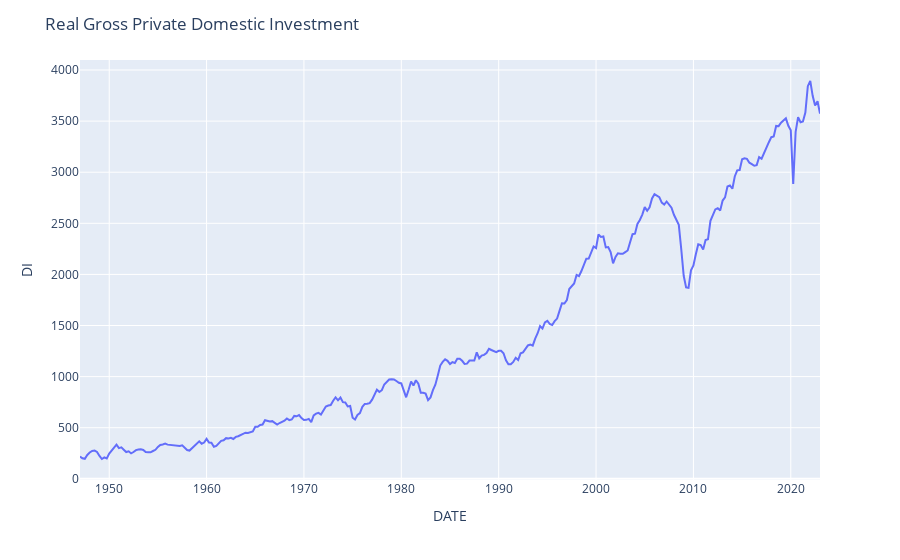

Source (notebook cell):
### Markdown cell above
Import the time series and plot the data. Is a deterministic trend present in the data?

### Code cell
fig = px.line(df, x='DATE', y='DI')
fig.update_layout(title='Real Gross Private Domestic Investment')
fig.show()

### Figure 1 — Plotly figure (JSON) as saved in the notebook; plotly's stock layout.template omitted (floating-point values rounded to 4 significant figures; data arrays with more than 128 entries replaced by an {"elided": "..."} marker saying what was removed)
{"data": [{"hovertemplate": "DATE=%{x}<br>DI=%{y}<extra></extra>", "legendgroup": "", "line": {"color": "#636efa", "dash": "solid"}, "marker": {"symbol": "circle"}, "mode": "lines", "name": "", "orientation": "v", "showlegend": false, "type": "scatter", "x": {"elided": "305 str values"}, "xaxis": "x", "y": {"elided": "305 float values"}, "yaxis": "y"}], "layout": {"legend": {"tracegroupgap": 0}, "margin": {"t": 60}, "title": {"text": "Real Gross Private Domestic Investment"}, "xaxis": {"anchor": "y", "domain": [0, 1], "title": {"text": "DATE"}}, "yaxis": {"anchor": "x", "domain": [0, 1], "title": {"text": "DI"}}}}
